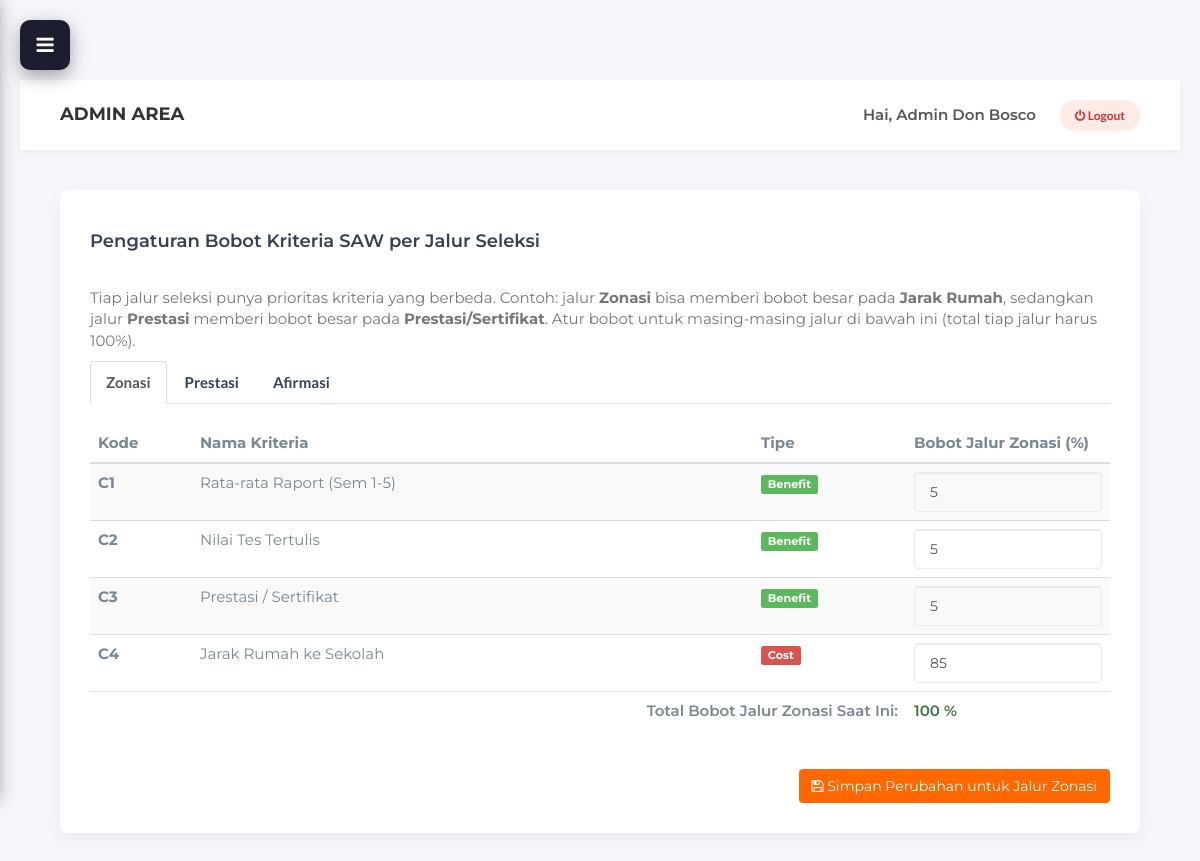
The app's page /admin/bobot_saw.php (signed in) with its own data.
### tables this page shows
CREATE TABLE `kriteria_saw` (
  `id_kriteria` int NOT NULL AUTO_INCREMENT,
  `kode_kriteria` varchar(5) NOT NULL,
  `nama_kriteria` varchar(100) NOT NULL,
  `tipe` enum('Benefit','Cost') NOT NULL,
  `bobot` float NOT NULL,
  PRIMARY KEY (`id_kriteria`)
);

### controllers/AdminBobotController.php (called while the page is built, shortened)
<?php
require_once '../models/SawModel.php';
class AdminBobotController {
    private $model;
    public function __construct() {
        $this->model = new SawModel();
    }
    public function index() {
        $jalur_list = $this->model->getJalurList();
        $jalur_terpilih = isset($_GET['jalur']) && in_array($_GET['jalur'], $jalur_list)
            ? $_GET['jalur']
            : $jalur_list[0];
        $data_kriteria = $this->model->getKriteriaByJalur($jalur_terpilih);
        $total_bobot = array_sum(array_column($data_kriteria, 'bobot'));
        require_once '../views/admin/bobot_saw.php';
    }
}
?>

### models/SawModel.php (called while the page is built, shortened)
<?php
require_once 'Database.php';
class SawModel extends Database {
    public function getJalurList() {
        return ['Zonasi', 'Prestasi', 'Afirmasi'];
    }
    public function getKriteriaByJalur($jalur) {
        $conn = $this->koneksi;
        $j = mysqli_real_escape_string($conn, $jalur);
        $sql = "SELECT
                    k.id_kriteria, k.kode_kriteria, k.nama_kriteria, k.tipe,
                    COALESCE(bj.bobot, k.bobot) as bobot
                FROM kriteria_saw k
                LEFT JOIN bobot_jalur bj ON bj.id_kriteria = k.id_kriteria AND bj.jalur_seleksi = '$j'
                ORDER BY k.id_kriteria ASC";
        $result = $this->query($sql);
        $data = [];
        while ($row = mysqli_fetch_assoc($result)) {
            $data[] = $row;
        }
        return $data;
    }
}
?>

### models/Database.php (called while the page is built, shortened)
<?php
require_once __DIR__ . '/../Koneksi Database/koneksi.php';
class Database {
    protected $koneksi;
    public function __construct() {
        global $koneksi;
        $this->koneksi = $koneksi;
    }
    public function query($sql) {
        return mysqli_query($this->koneksi, $sql);
    }
}
?>

### views/admin/bobot_saw.php (the view, shortened to what this page needs)
<div class="card-box">
    <div class="row" style="margin-bottom: 20px;">
        <div class="col-md-6">
            <h4>Pengaturan Bobot Kriteria SAW per Jalur Seleksi</h4>
        </div>
    </div>
    <p class="text-muted">
        Tiap jalur seleksi punya prioritas kriteria yang berbeda. Contoh: jalur <b>Zonasi</b> bisa memberi bobot
        besar pada <b>Jarak Rumah</b>, sedangkan jalur <b>Prestasi</b> memberi bobot besar pada <b>Prestasi/Sertifikat</b>.
        Atur bobot untuk masing-masing jalur di bawah ini (total tiap jalur harus 100%).
    </p>
    <ul class="nav nav-tabs" style="margin-bottom: 20px;">
        <?php foreach ($jalur_list as $j): ?>
            <li class="<?= ($j == $jalur_terpilih) ? 'active' : ''; ?>">
                <a href="bobot_saw.php?jalur=<?= urlencode($j); ?>"><?= htmlspecialchars($j); ?></a>
            </li>
        <?php endforeach; ?>
    </ul>
    <form action="bobot_saw.php?aksi=update" method="POST">
        <div class="table-responsive">
            <table class="table table-hover table-striped">
                <thead>
                    <tr>
                        <th width="10%">Kode</th>
                        <th>Nama Kriteria</th>
                        <th width="15%">Tipe</th>
                        <th width="20%">Bobot Jalur <?= htmlspecialchars($jalur_terpilih); ?> (%)</th>
                    </tr>
                </thead>
                <tbody>
                    <?php foreach ($data_kriteria as $row) : ?>
                    <tr>
                        <td><b><?= htmlspecialchars($row['kode_kriteria']); ?></b></td>
                        <td><?= htmlspecialchars($row['nama_kriteria']); ?></td>
                        <td>
                            <?php if($row['tipe'] == 'Benefit'): ?>
                                <span class="label label-success">Benefit</span>
                            <?php else: ?>
                                <span class="label label-danger">Cost</span>
                            <?php endif; ?>
                        </td>
                        <td>
                            <input type="number" step="any" name="bobot[]" value="<?= htmlspecialchars($row['bobot']); ?>" class="form-control" required>
                        </td>
                    </tr>
                    <?php endforeach; ?>
                </tbody>
                <tfoot>
                    <tr>
                        <td colspan="3" class="text-right" style="font-weight: 600; vertical-align: middle;">Total Bobot Jalur <?= htmlspecialchars($jalur_terpilih); ?> Saat Ini:</td>
                        <td style="font-weight: 600; vertical-align: middle;">
                            <?php if($total_bobot == 100): ?>
                                <span class="text-success"><?= $total_bobot; ?> %</span>
                            <?php else: ?>
                                <span class="text-danger"><?= $total_bobot; ?> % (Harus 100%)</span>
                            <?php endif; ?>
                        </td>
                    </tr>
                </tfoot>
            </table>
        </div>
        <div class="row" style="margin-top: 20px;">
            <div class="col-md-12 text-right">
                <button type="submit" name="update_bobot" class="btn btn-orange">
                    <i class="fa fa-save"></i> Simpan Perubahan untuk Jalur <?= htmlspecialchars($jalur_terpilih); ?>
                </button>
            </div>
        </div>
    </form>
</div>

### css/style.css (style rules this page uses)
body { font-family: 'Montserrat', sans-serif; font-size: 15px; font-weight: 400; color: #798696; overflow-x:hidden; }
h1,h2,h3,h4,h5,h6 { margin-top: 12px; margin-bottom: 15px; font-weight: 600; color: #374050; }
h4 { font-size:18px; }
a { font-family: 'Lato', sans-serif; color: #374050; font-weight: 700; }
ul,ol { margin: 0; padding: 0; list-style: none }
input[type="text"], input[type="email"], input[type="password"], input[type="number"], input[type="date"], input[type="url"], input[type="tel"], textarea { height: 40px; width: 100%; border: 1px solid #EBEBEB; border-radius:4px; background: transparent; padding-left: 15px; padding-right: 15px; -webkit-transition:0.2s border-color; transition:0.2s border-color; }

### css/header-custom.css (style rules this page uses)
html { scroll-behavior: smooth !important; }

### views/admin/template/header.php (style rules this page uses)
body { background-color: #f5f7fa; font-family: 'Montserrat', sans-serif; padding-top: 0; }
.card-box { background: #fff; padding: 30px; border-radius: 8px; box-shadow: 0 5px 15px rgba(0,0,0,0.05); }
.btn-orange { background: #FF6700; color: #fff; border: none; }

### records on screen
kriteria_saw: kode_kriteria "C1", nama_kriteria "Rata-rata Raport (Sem 1-5)", tipe "Benefit", bobot "5"
kriteria_saw: kode_kriteria "C2", nama_kriteria "Nilai Tes Tertulis", tipe "Benefit", bobot "5"
kriteria_saw: kode_kriteria "C3", nama_kriteria "Prestasi / Sertifikat", tipe "Benefit", bobot "5"
kriteria_saw: kode_kriteria "C4", nama_kriteria "Jarak Rumah ke Sekolah", tipe "Cost", bobot "85"

### other values on screen
$_SESSION['admin_nama'] "Admin Don Bosco"
$j "Zonasi"
$j "Prestasi"
$j "Afirmasi"
$jalur_terpilih "Zonasi"
$total_bobot "100"
